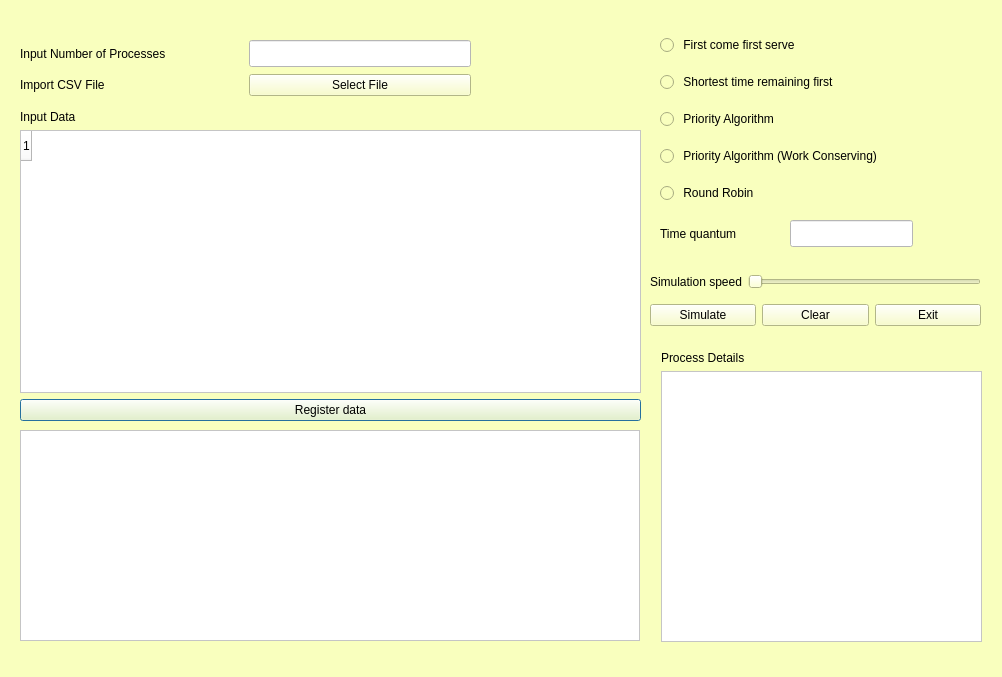
<?xml version="1.0" encoding="UTF-8"?>
<ui version="4.0">
 <class>sub_window</class>
 <widget class="QDialog" name="sub_window">
  <property name="geometry">
   <rect>
    <x>0</x>
    <y>0</y>
    <width>1002</width>
    <height>677</height>
   </rect>
  </property>
  <property name="windowTitle">
   <string>Dialog</string>
  </property>
  <property name="styleSheet">
   <string notr="true">background-color: rgb(98, 187, 255);
background-color: rgb(249, 255, 190);</string>
  </property>
  <widget class="QWidget" name="layoutWidget">
   <property name="geometry">
    <rect>
     <x>20</x>
     <y>110</y>
     <width>621</width>
     <height>311</height>
    </rect>
   </property>
   <layout class="QVBoxLayout" name="verticalLayout">
    <item>
     <widget class="QLabel" name="Input_Data">
      <property name="text">
       <string>Input Data</string>
      </property>
     </widget>
    </item>
    <item>
     <widget class="QTableWidget" name="tableWidget">
      <property name="styleSheet">
       <string notr="true">background-color: rgb(255, 255, 255);</string>
      </property>
      <row>
       <property name="text">
        <string>1</string>
       </property>
      </row>
     </widget>
    </item>
    <item>
     <widget class="QPushButton" name="pushButton">
      <property name="sizePolicy">
       <sizepolicy hsizetype="Preferred" vsizetype="Preferred">
        <horstretch>0</horstretch>
        <verstretch>0</verstretch>
       </sizepolicy>
      </property>
      <property name="layoutDirection">
       <enum>Qt::LeftToRight</enum>
      </property>
      <property name="text">
       <string>Register data</string>
      </property>
     </widget>
    </item>
   </layout>
  </widget>
  <widget class="QGraphicsView" name="graphicsView">
   <property name="geometry">
    <rect>
     <x>20</x>
     <y>430</y>
     <width>620</width>
     <height>211</height>
    </rect>
   </property>
   <property name="styleSheet">
    <string notr="true">background-color: rgb(255, 255, 255);</string>
   </property>
  </widget>
  <widget class="QWidget" name="layoutWidget">
   <property name="geometry">
    <rect>
     <x>650</x>
     <y>300</y>
     <width>331</width>
     <height>30</height>
    </rect>
   </property>
   <layout class="QHBoxLayout" name="horizontalLayout">
    <item>
     <widget class="QPushButton" name="pushButton_2">
      <property name="text">
       <string>Simulate</string>
      </property>
     </widget>
    </item>
    <item>
     <widget class="QPushButton" name="pushButton_4">
      <property name="text">
       <string>Clear</string>
      </property>
     </widget>
    </item>
    <item>
     <widget class="QPushButton" name="pushButton_3">
      <property name="text">
       <string>Exit</string>
      </property>
     </widget>
    </item>
   </layout>
  </widget>
  <widget class="QWidget" name="layoutWidget">
   <property name="geometry">
    <rect>
     <x>660</x>
     <y>24</y>
     <width>331</width>
     <height>191</height>
    </rect>
   </property>
   <layout class="QVBoxLayout" name="verticalLayout_4">
    <item>
     <widget class="QRadioButton" name="radioButton_Sub_FCFS">
      <property name="text">
       <string> First come first serve</string>
      </property>
     </widget>
    </item>
    <item>
     <widget class="QRadioButton" name="radioButton_Sub_PSJF">
      <property name="text">
       <string> Shortest time remaining first</string>
      </property>
     </widget>
    </item>
    <item>
     <widget class="QRadioButton" name="radioButton_Sub_PR">
      <property name="text">
       <string> Priority Algorithm</string>
      </property>
     </widget>
    </item>
    <item>
     <widget class="QRadioButton" name="radioButton_Sub_PSJF_2">
      <property name="text">
       <string> Priority Algorithm (Work Conserving)</string>
      </property>
     </widget>
    </item>
    <item>
     <widget class="QRadioButton" name="radioButton_Sub_RR">
      <property name="text">
       <string> Round Robin</string>
      </property>
     </widget>
    </item>
   </layout>
  </widget>
  <widget class="QWidget" name="layoutWidget">
   <property name="geometry">
    <rect>
     <x>660</x>
     <y>220</y>
     <width>253</width>
     <height>27</height>
    </rect>
   </property>
   <layout class="QHBoxLayout" name="horizontalLayout_2">
    <item>
     <widget class="QLabel" name="label">
      <property name="text">
       <string>Time quantum</string>
      </property>
     </widget>
    </item>
    <item>
     <widget class="QLineEdit" name="lineEdit_timeslice">
      <property name="sizePolicy">
       <sizepolicy hsizetype="Minimum" vsizetype="Minimum">
        <horstretch>0</horstretch>
        <verstretch>0</verstretch>
       </sizepolicy>
      </property>
      <property name="styleSheet">
       <string notr="true">background-color: rgb(255, 255, 255);</string>
      </property>
     </widget>
    </item>
   </layout>
  </widget>
  <widget class="QWidget" name="layoutWidget">
   <property name="geometry">
    <rect>
     <x>650</x>
     <y>270</y>
     <width>331</width>
     <height>24</height>
    </rect>
   </property>
   <layout class="QHBoxLayout" name="horizontalLayout_3">
    <item>
     <widget class="QLabel" name="label_2">
      <property name="text">
       <string>Simulation speed</string>
      </property>
     </widget>
    </item>
    <item>
     <widget class="QSlider" name="horizontalSlider">
      <property name="orientation">
       <enum>Qt::Horizontal</enum>
      </property>
     </widget>
    </item>
   </layout>
  </widget>
  <widget class="QWidget" name="layoutWidget">
   <property name="geometry">
    <rect>
     <x>661</x>
     <y>351</y>
     <width>321</width>
     <height>291</height>
    </rect>
   </property>
   <layout class="QVBoxLayout" name="verticalLayout_2">
    <item>
     <widget class="QLabel" name="Calculating">
      <property name="text">
       <string>Process Details</string>
      </property>
     </widget>
    </item>
    <item>
     <widget class="QTableWidget" name="tableWidget_Result">
      <property name="maximumSize">
       <size>
        <width>16777215</width>
        <height>16777215</height>
       </size>
      </property>
      <property name="styleSheet">
       <string notr="true">background-color: rgb(255, 255, 255);</string>
      </property>
     </widget>
    </item>
   </layout>
  </widget>
  <widget class="QWidget" name="layoutWidget_2">
   <property name="geometry">
    <rect>
     <x>20</x>
     <y>40</y>
     <width>451</width>
     <height>27</height>
    </rect>
   </property>
   <layout class="QHBoxLayout" name="horizontalLayout_4">
    <item>
     <widget class="QLabel" name="label_4">
      <property name="sizePolicy">
       <sizepolicy hsizetype="Preferred" vsizetype="Preferred">
        <horstretch>0</horstretch>
        <verstretch>0</verstretch>
       </sizepolicy>
      </property>
      <property name="text">
       <string>Input Number of Processes</string>
      </property>
     </widget>
    </item>
    <item>
     <widget class="QLineEdit" name="QLineEdit_Process_Num_2">
      <property name="sizePolicy">
       <sizepolicy hsizetype="Preferred" vsizetype="Preferred">
        <horstretch>0</horstretch>
        <verstretch>0</verstretch>
       </sizepolicy>
      </property>
      <property name="styleSheet">
       <string notr="true">background-color: rgb(255, 255, 255);</string>
      </property>
      <property name="text">
       <string/>
      </property>
     </widget>
    </item>
   </layout>
  </widget>
  <widget class="QWidget" name="layoutWidget_3">
   <property name="geometry">
    <rect>
     <x>20</x>
     <y>70</y>
     <width>451</width>
     <height>30</height>
    </rect>
   </property>
   <layout class="QHBoxLayout" name="horizontalLayout_5">
    <item>
     <widget class="QLabel" name="label_5">
      <property name="sizePolicy">
       <sizepolicy hsizetype="Preferred" vsizetype="Preferred">
        <horstretch>0</horstretch>
        <verstretch>0</verstretch>
       </sizepolicy>
      </property>
      <property name="text">
       <string>Import CSV File</string>
      </property>
     </widget>
    </item>
    <item>
     <widget class="QPushButton" name="pushButton_5">
      <property name="text">
       <string>Select File</string>
      </property>
     </widget>
    </item>
   </layout>
  </widget>
 </widget>
 <resources/>
 <connections>
  <connection>
   <sender>pushButton_3</sender>
   <signal>clicked()</signal>
   <receiver>sub_window</receiver>
   <slot>close()</slot>
   <hints>
    <hint type="sourcelabel">
     <x>989</x>
     <y>326</y>
    </hint>
    <hint type="destinationlabel">
     <x>927</x>
     <y>496</y>
    </hint>
   </hints>
  </connection>
 </connections>
</ui>
